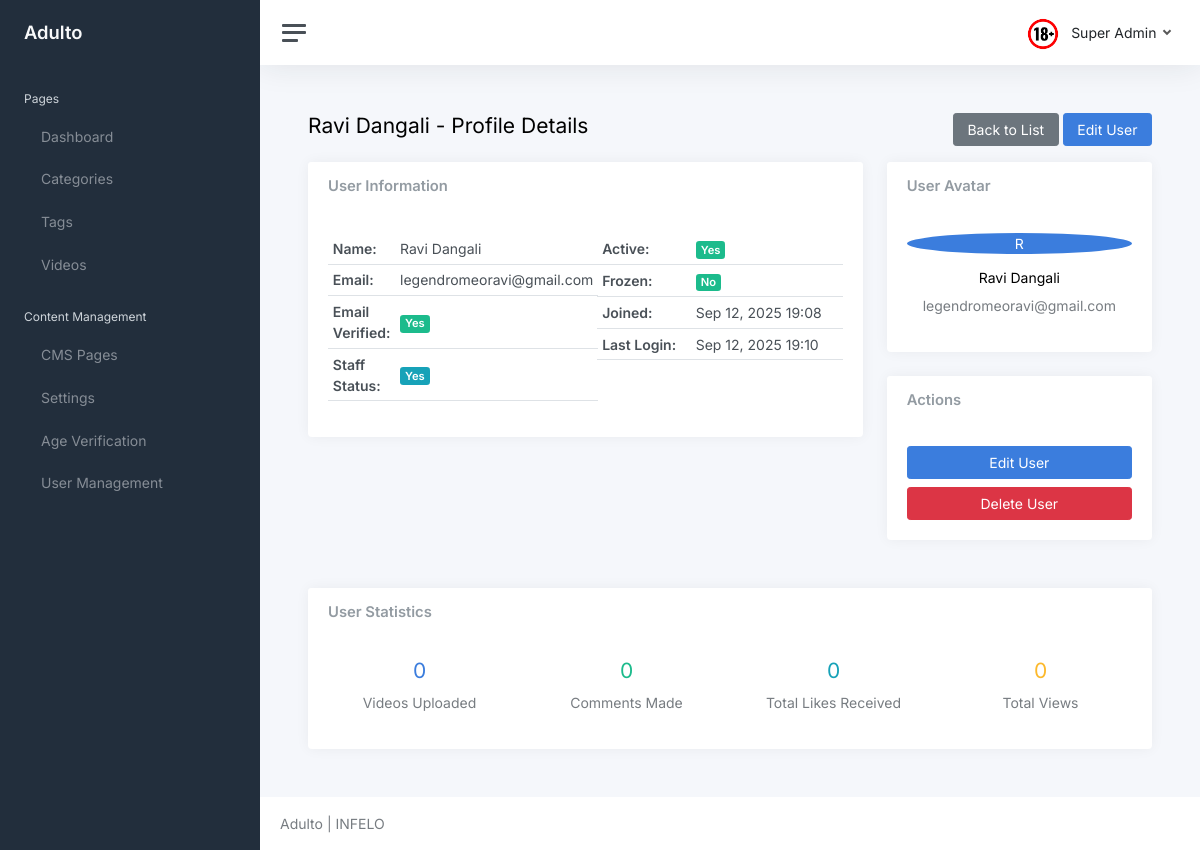
Screenshot of /core/users/4/ (signed in) with the database file from the repository.
### core/models.py (models this page shows, shortened)
class User(AbstractUser):
	username = None
	first_name = None
	last_name = None
	name = models.CharField(max_length=150, blank=True)
	email = models.EmailField(unique=True)
	is_freeze = models.BooleanField(default=False)
	is_email_verified = models.BooleanField(default=False)
	email_verification_token = models.CharField(max_length=100, blank=True, null=True)
	email_verification_created = models.DateTimeField(blank=True, null=True)
	is_staff = models.BooleanField(default=False, help_text="Designates whether the user can log into the admin site. Only activated users can access admin.")
	USERNAME_FIELD = 'email'
	REQUIRED_FIELDS = []

### core/views.py (the view)
# urls.py: path('users/<int:pk>/', views.user_detail, name='user_detail'),
@login_required(login_url='login')
def user_detail(request, pk):
	user = get_object_or_404(User, pk=pk)
	context = {
		'user': user,
	}
	return render(request, 'core/user_detail.html', context)

### adulto/context_processors.py (called while the page is built)
def site_branding(request):
	return {
		"site_brand": getattr(settings, "SITE_BRAND", "Adulto"),
		"site_logo_url": getattr(settings, "SITE_LOGO_URL", "/static/logo.png"),
	}

### core/models.py (called while the page is built)
	@classmethod
	def get_setting(cls, key, default=None):
		try:
			return cls.objects.get(key=key).value
		except cls.DoesNotExist:
			return default

	@classmethod
	def get_active(cls):
		try:
			return cls.objects.filter(is_active=True).first()
		except:
			return None

### templates/core/user_detail.html
{% extends 'core/layout/base.html' %}
{% block content %}
<div class="container-fluid p-0">
    <div class="d-flex justify-content-between align-items-center mb-3">
        <h1 class="h3 d-inline align-middle">{{ user.name|default:"User" }} - Profile Details</h1>
        <div>
            <a class="btn btn-secondary" href="{% url 'user_list' %}">Back to List</a>
            <a class="btn btn-primary" href="{% url 'user_update' user.id %}">Edit User</a>
        </div>
    </div>
    <div class="row">
        <div class="col-md-8">
            <div class="card">
                <div class="card-header">
                    <h5 class="card-title mb-0">User Information</h5>
                </div>
                <div class="card-body">
                    <div class="row">
                        <div class="col-md-6">
                            <table class="table table-sm">
                                <tr>
                                    <td><strong>Name:</strong></td>
                                    <td>{{ user.name|default:"Not set" }}</td>
                                </tr>
                                <tr>
                                    <td><strong>Email:</strong></td>
                                    <td>{{ user.email }}</td>
                                </tr>
                                <tr>
                                    <td><strong>Email Verified:</strong></td>
                                    <td>
                                        {% if user.is_email_verified %}
                                            <span class="badge bg-success">Yes</span>
                                        {% else %}
                                            <span class="badge bg-warning">No</span>
                                        {% endif %}
                                    </td>
                                </tr>
                                <tr>
                                    <td><strong>Staff Status:</strong></td>
                                    <td>
                                        {% if user.is_staff %}
                                            <span class="badge bg-info">Yes</span>
                                        {% else %}
                                            <span class="badge bg-secondary">No</span>
                                        {% endif %}
                                    </td>
                                </tr>
                            </table>
                        </div>
                        <div class="col-md-6">
                            <table class="table table-sm">
                                <tr>
                                    <td><strong>Active:</strong></td>
                                    <td>
                                        {% if user.is_active %}
                                            <span class="badge bg-success">Yes</span>
                                        {% else %}
                                            <span class="badge bg-danger">No</span>
                                        {% endif %}
                                    </td>
                                </tr>
                                <tr>
                                    <td><strong>Frozen:</strong></td>
                                    <td>
                                        {% if user.is_freeze %}
                                            <span class="badge bg-warning">Yes</span>
                                        {% else %}
                                            <span class="badge bg-success">No</span>
                                        {% endif %}
                                    </td>
                                </tr>
                                <tr>
                                    <td><strong>Joined:</strong></td>
                                    <td>{{ user.date_joined|date:"M d, Y H:i" }}</td>
                                </tr>
                                <tr>
                                    <td><strong>Last Login:</strong></td>
                                    <td>{{ user.last_login|date:"M d, Y H:i"|default:"Never" }}</td>
                                </tr>
                            </table>
                        </div>
                    </div>
                </div>
            </div>
        </div>
        <div class="col-md-4">
            <div class="card">
                <div class="card-header">
                    <h5 class="card-title mb-0">User Avatar</h5>
                </div>
                <div class="card-body text-center">
                    <div class="w-20 h-20 bg-primary rounded-circle d-flex align-items-center justify-content-center mx-auto mb-3">
                        <span class="text-white font-weight-bold text-2xl">{{ user.name|first|upper|default:user.email|first|upper }}</span>
                    </div>
                    <h5>{{ user.name|default:"No Name" }}</h5>
                    <p class="text-muted">{{ user.email }}</p>
                </div>
            </div>
            <div class="card mt-3">
                <div class="card-header">
                    <h5 class="card-title mb-0">Actions</h5>
                </div>
                <div class="card-body">
                    <div class="d-grid gap-2">
                        <a class="btn btn-primary" href="{% url 'user_update' user.id %}">Edit User</a>
                        <a class="btn btn-danger" href="{% url 'user_delete' user.id %}">Delete User</a>
                    </div>
                </div>
            </div>
        </div>
    </div>
    <div class="row mt-4">
        <div class="col-12">
            <div class="card">
                <div class="card-header">
                    <h5 class="card-title mb-0">User Statistics</h5>
                </div>
                <div class="card-body">
                    <div class="row">
                        <div class="col-md-3">
                            <div class="text-center">
                                <h3 class="text-primary">{{ user.videos.count }}</h3>
                                <p class="text-muted">Videos Uploaded</p>
                            </div>
                        </div>
                        <div class="col-md-3">
                            <div class="text-center">
                                <h3 class="text-success">{{ user.comments.count }}</h3>
                                <p class="text-muted">Comments Made</p>
                            </div>
                        </div>
                        <div class="col-md-3">
                            <div class="text-center">
                                <h3 class="text-info">{{ user.videos.aggregate.total_likes|default:0 }}</h3>
                                <p class="text-muted">Total Likes Received</p>
                            </div>
                        </div>
                        <div class="col-md-3">
                            <div class="text-center">
                                <h3 class="text-warning">{{ user.videos.aggregate.total_views|default:0 }}</h3>
                                <p class="text-muted">Total Views</p>
                            </div>
                        </div>
                    </div>
                </div>
            </div>
        </div>
    </div>
</div>
{% endblock %}

### templates/core/layout/header.html (shortened to what this page needs)
<nav class="navbar navbar-expand navbar-light navbar-bg">
    <a class="sidebar-toggle js-sidebar-toggle">
        <i class="hamburger align-self-center"></i>
    </a>
    <div class="navbar-collapse collapse">
        <ul class="navbar-nav navbar-align">
            <li class="nav-item dropdown">
                <a class="nav-link dropdown-toggle d-none d-sm-inline-block" href="#"
                    data-bs-toggle="dropdown">
                    <img src="/static/core/logo.png" class="avatar img-fluid rounded me-1"
                        alt="" /> <span class="text-dark">{{ request.user.name }}</span>
                </a>
            </li>
        </ul>
    </div>
</nav>

### rows the page displays
User: user.name "Super Admin"
User: name "Ravi Dangali", email "legendromeoravi@gmail.com", date_joined "Sep 12, 2025 19:08", last_login "Sep 12, 2025 19:10", name|first "R", videos.count "0", comments.count "0", videos.aggregate.total_likes "0", videos.aggregate.total_views "0"

### other values shown
{{ site_brand }} "Adulto"
